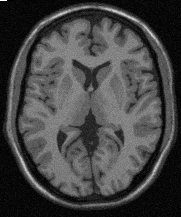
#> input picture Practica_2/ImagenA.pgm, 181 x 217 px
$ python read-write-pgm.py ImagenA.pgm out.png
#> lines starting #> are read from the running program, lines starting #| are printed output that depends on the picture
import cv2
import sys
import numpy as np
import matplotlib
#matplotlib.use('Agg')
import matplotlib.pyplot as plt
import os.path

path=os.getcwd()
print(path)

def read_pgm_file(file_name):

#> called with file_name = 'ImagenA.pgm'
    data_dir = os.path.dirname(os.path.abspath(__file__))

    # Test if file exists
    file_path = os.path.join(data_dir, file_name)
    assert os.path.isfile(file_path), 'file \'{0}\' does not exist'.format(file_path)

    img = cv2.imread(file_name,flags=cv2.IMREAD_GRAYSCALE)
#> img is the input picture: shape (217, 181); min 0, max 255, mean 68

    if img is not None:
        print('img.size: ', img.size)
#| img.size:  39277
#| Size of image: (217, 181)
    else:
        print('imread({0}) -> None'.format(file_path))

    return img


def show_img_hist(im):

    vmin = np.amin(im)
#> vmin = 0
    vmax = np.max(im)
#> vmax = 255
    print("Intensity Min: {}   Max:{}".format(vmin,vmax))
#| Intensity Min: 0   Max:255

    L = vmax - vmin
#> L = 255
    print("Number of Levels: {}".format(L))
#| Number of Levels: 255
    fig = plt.figure(figsize=(16,6))
    ax1 = plt.subplot(1, 2, 1)
    ax2 = plt.subplot(1, 2, 2)

    # imgplot = plt.imshow(im/np.amax(im))
    imgplot = ax1.imshow(im,cmap='gray', vmin=vmin, vmax=vmax)
    fig.colorbar(imgplot, ax=ax1)
    # cv2.imshow(infile,img)
    # cv2.waitKey(0)

    hist, bin_edges = np.histogram(im.ravel(),bins=L)
#> hist = 255 values, max 1026 at index 6, min 0 at index 206, mean 154; bin_edges = 256 values from 0 to 255
    ax2.bar(bin_edges[:-1], hist)
    plt.savefig(path+'/histogram.png')
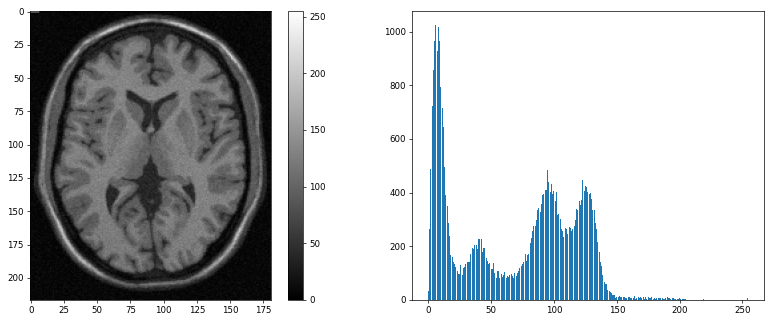
#> figure drawn by matplotlib, 3 panels; panel 2: tallest bar 1026 high, from x = 5.6 to 6.4
    plt.show()


def process_pgm_file(im):
    #
    #   Escriba su procesamiento de imágenes aquí
    def f(x):
        if x<150:
            return -x+150
        else:
            return x

    for i in range(len(im)):
        for j in range(len(im[i])):
            #print(j)
            im[i][j]=f(im[i][j])
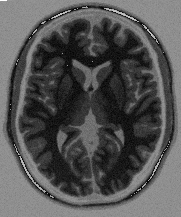
#> im: shape (217, 181); min 1, max 255, mean 83.9
    #
    imout = im

    return imout

if __name__ == "__main__":

    if(len(sys.argv)<3):
        print("Usage: python read-write-pgm.py [infile.pgm] [outfile.pgm]")
        exit(1)

    infile = sys.argv[1]
    outfile = sys.argv[2]

    img = read_pgm_file(infile)

    im = np.array(img)
    #print(im)
    #print(im[1][0])
    print("Size of image: {}".format(im.shape))

    show_img_hist(im)

    imout = process_pgm_file(im)


    cv2.imwrite(outfile,imout,[cv2.IMWRITE_PXM_BINARY,0])
